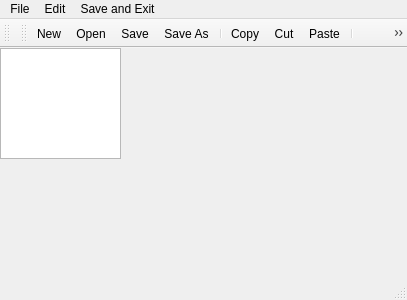
<?xml version="1.0" encoding="UTF-8"?>
<ui version="4.0">
 <class>MainWindow</class>
 <widget class="QMainWindow" name="MainWindow">
  <property name="geometry">
   <rect>
    <x>0</x>
    <y>0</y>
    <width>407</width>
    <height>300</height>
   </rect>
  </property>
  <property name="windowTitle">
   <string>MainWindow</string>
  </property>
  <property name="toolTip">
   <string>&lt;html&gt;&lt;head/&gt;&lt;body&gt;&lt;p&gt;kjlşklşjklş&lt;span style=&quot; font-weight:600;&quot;&gt;kjlşklşkl&lt;/span&gt;&lt;span style=&quot; font-weight:600; font-style:italic;&quot;&gt;kjlşklkşklş&lt;/span&gt;&lt;span style=&quot; font-weight:600; font-style:italic; text-decoration: underline;&quot;&gt;klşjklşklşkl&lt;/span&gt;&lt;span style=&quot; font-weight:600; font-style:italic; vertical-align:super;&quot;&gt;kljşklşjklş&lt;/span&gt;&lt;span style=&quot; font-weight:600; font-style:italic; vertical-align:sub;&quot;&gt;klşjşkl&lt;/span&gt;&lt;span style=&quot; font-size:11pt; font-weight:600; font-style:italic;&quot;&gt;klşjklşklş&lt;/span&gt;&lt;span style=&quot; font-size:10pt; font-weight:600; font-style:italic;&quot;&gt;klşkjlşklşklş&lt;/span&gt;&lt;span style=&quot; font-size:10pt; font-weight:600;&quot;&gt;klşjklşjklşkşkş&lt;/span&gt;&lt;/p&gt;&lt;/body&gt;&lt;/html&gt;</string>
  </property>
  <widget class="QWidget" name="centralWidget">
   <property name="cursor">
    <cursorShape>ArrowCursor</cursorShape>
   </property>
   <widget class="QTextEdit" name="textEdit">
    <property name="geometry">
     <rect>
      <x>0</x>
      <y>0</y>
      <width>121</width>
      <height>111</height>
     </rect>
    </property>
   </widget>
  </widget>
  <widget class="QMenuBar" name="menuBar">
   <property name="geometry">
    <rect>
     <x>0</x>
     <y>0</y>
     <width>407</width>
     <height>21</height>
    </rect>
   </property>
   <widget class="QMenu" name="menuFile">
    <property name="title">
     <string>File</string>
    </property>
    <addaction name="separator"/>
    <addaction name="actionNew"/>
    <addaction name="actionOpen"/>
    <addaction name="separator"/>
    <addaction name="actionSave"/>
    <addaction name="actionSave_As"/>
   </widget>
   <widget class="QMenu" name="menuEdit">
    <property name="title">
     <string>Edit</string>
    </property>
    <addaction name="actionCopy"/>
    <addaction name="actionCut"/>
    <addaction name="actionPaste"/>
    <addaction name="separator"/>
    <addaction name="actionUndo"/>
    <addaction name="actionRedo"/>
   </widget>
   <widget class="QMenu" name="menuSave_Exit">
    <property name="title">
     <string>Save and Exit</string>
    </property>
    <addaction name="actionDo_it"/>
   </widget>
   <addaction name="menuFile"/>
   <addaction name="menuEdit"/>
   <addaction name="menuSave_Exit"/>
  </widget>
  <widget class="QToolBar" name="mainToolBar">
   <attribute name="toolBarArea">
    <enum>TopToolBarArea</enum>
   </attribute>
   <attribute name="toolBarBreak">
    <bool>false</bool>
   </attribute>
  </widget>
  <widget class="QStatusBar" name="statusBar"/>
  <widget class="QToolBar" name="toolBar">
   <property name="windowTitle">
    <string>toolBar</string>
   </property>
   <attribute name="toolBarArea">
    <enum>TopToolBarArea</enum>
   </attribute>
   <attribute name="toolBarBreak">
    <bool>false</bool>
   </attribute>
   <addaction name="actionNew"/>
   <addaction name="actionOpen"/>
   <addaction name="actionSave"/>
   <addaction name="actionSave_As"/>
   <addaction name="separator"/>
   <addaction name="actionCopy"/>
   <addaction name="actionCut"/>
   <addaction name="actionPaste"/>
   <addaction name="separator"/>
   <addaction name="actionUndo"/>
   <addaction name="actionRedo"/>
   <addaction name="separator"/>
   <addaction name="actionInformation"/>
   <addaction name="separator"/>
   <addaction name="actionDo_it"/>
  </widget>
  <action name="actionNew">
   <property name="icon">
    <iconset>
     <normaloff>../../Desktop/Actions-folder-new-icon.png</normaloff>../../Desktop/Actions-folder-new-icon.png</iconset>
   </property>
   <property name="text">
    <string>New</string>
   </property>
  </action>
  <action name="actionOpen">
   <property name="icon">
    <iconset>
     <normaloff>../../Desktop/open-file-icon.png</normaloff>../../Desktop/open-file-icon.png</iconset>
   </property>
   <property name="text">
    <string>Open</string>
   </property>
  </action>
  <action name="actionSave">
   <property name="icon">
    <iconset>
     <normaloff>../../Desktop/Save-icon.png</normaloff>../../Desktop/Save-icon.png</iconset>
   </property>
   <property name="text">
    <string>Save</string>
   </property>
  </action>
  <action name="actionSave_As">
   <property name="icon">
    <iconset>
     <normaloff>../../Desktop/Save-as-icon.png</normaloff>../../Desktop/Save-as-icon.png</iconset>
   </property>
   <property name="text">
    <string>Save As</string>
   </property>
  </action>
  <action name="actionCopy">
   <property name="icon">
    <iconset>
     <normaloff>../../Desktop/copy-icon.png</normaloff>../../Desktop/copy-icon.png</iconset>
   </property>
   <property name="text">
    <string>Copy</string>
   </property>
  </action>
  <action name="actionCut">
   <property name="icon">
    <iconset>
     <normaloff>../../Desktop/Actions-cut-icon.png</normaloff>../../Desktop/Actions-cut-icon.png</iconset>
   </property>
   <property name="text">
    <string>Cut</string>
   </property>
  </action>
  <action name="actionPaste">
   <property name="icon">
    <iconset>
     <normaloff>../../Desktop/Paste-icon.png</normaloff>../../Desktop/Paste-icon.png</iconset>
   </property>
   <property name="text">
    <string>Paste</string>
   </property>
  </action>
  <action name="actionUndo">
   <property name="icon">
    <iconset>
     <normaloff>../../Desktop/Undo-icon.png</normaloff>../../Desktop/Undo-icon.png</iconset>
   </property>
   <property name="text">
    <string>Undo</string>
   </property>
  </action>
  <action name="actionRedo">
   <property name="icon">
    <iconset>
     <normaloff>../../Desktop/Redo-icon.png</normaloff>../../Desktop/Redo-icon.png</iconset>
   </property>
   <property name="text">
    <string>Redo</string>
   </property>
  </action>
  <action name="actionDo_it">
   <property name="icon">
    <iconset>
     <normaloff>../../Desktop/Actions-window-close-icon.png</normaloff>../../Desktop/Actions-window-close-icon.png</iconset>
   </property>
   <property name="text">
    <string>Do it !</string>
   </property>
  </action>
  <action name="actionInformation">
   <property name="icon">
    <iconset>
     <normaloff>../../Desktop/Info-icon.png</normaloff>../../Desktop/Info-icon.png</iconset>
   </property>
   <property name="text">
    <string>Information</string>
   </property>
  </action>
 </widget>
 <layoutdefault spacing="6" margin="11"/>
 <resources/>
 <connections/>
</ui>
